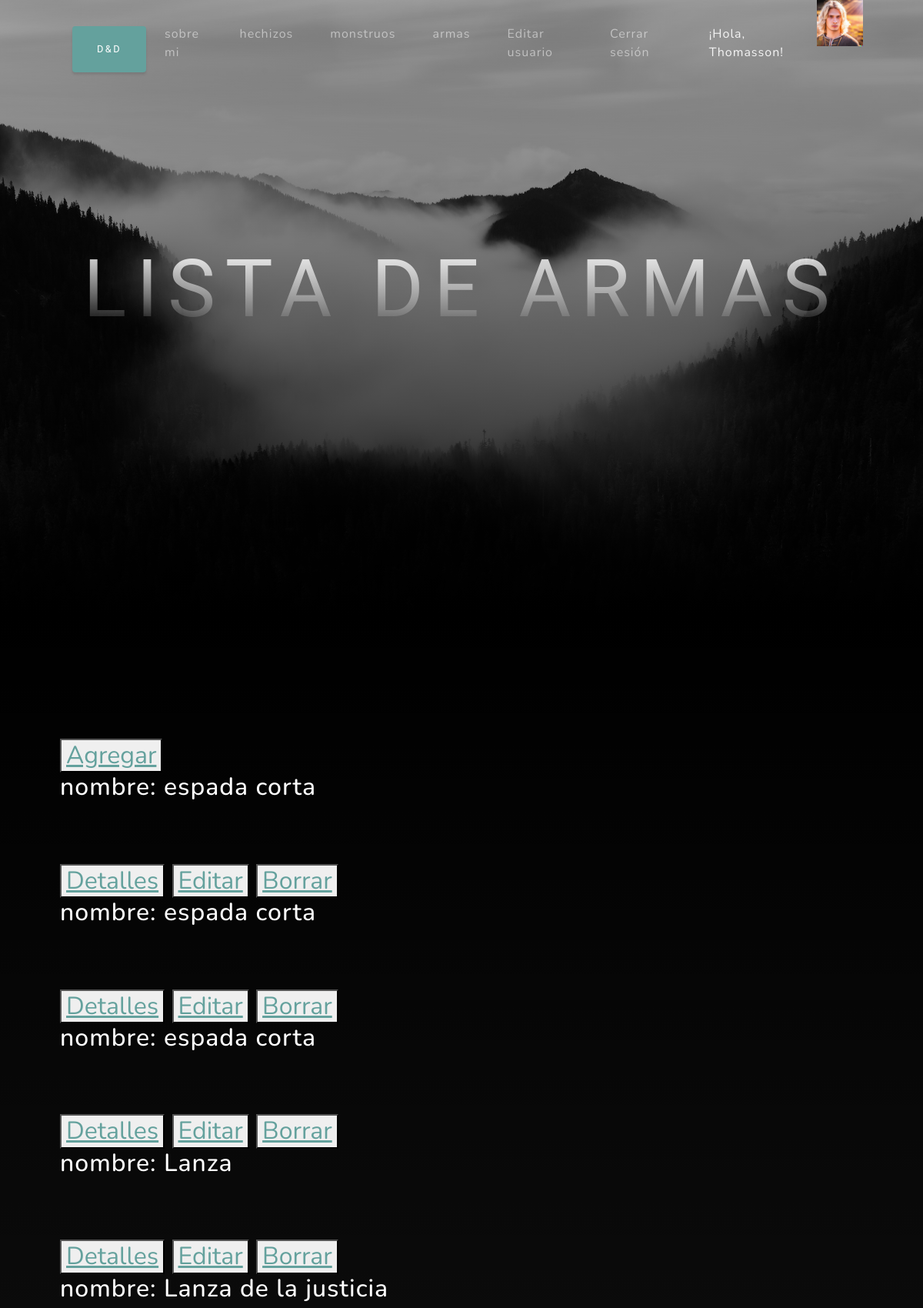
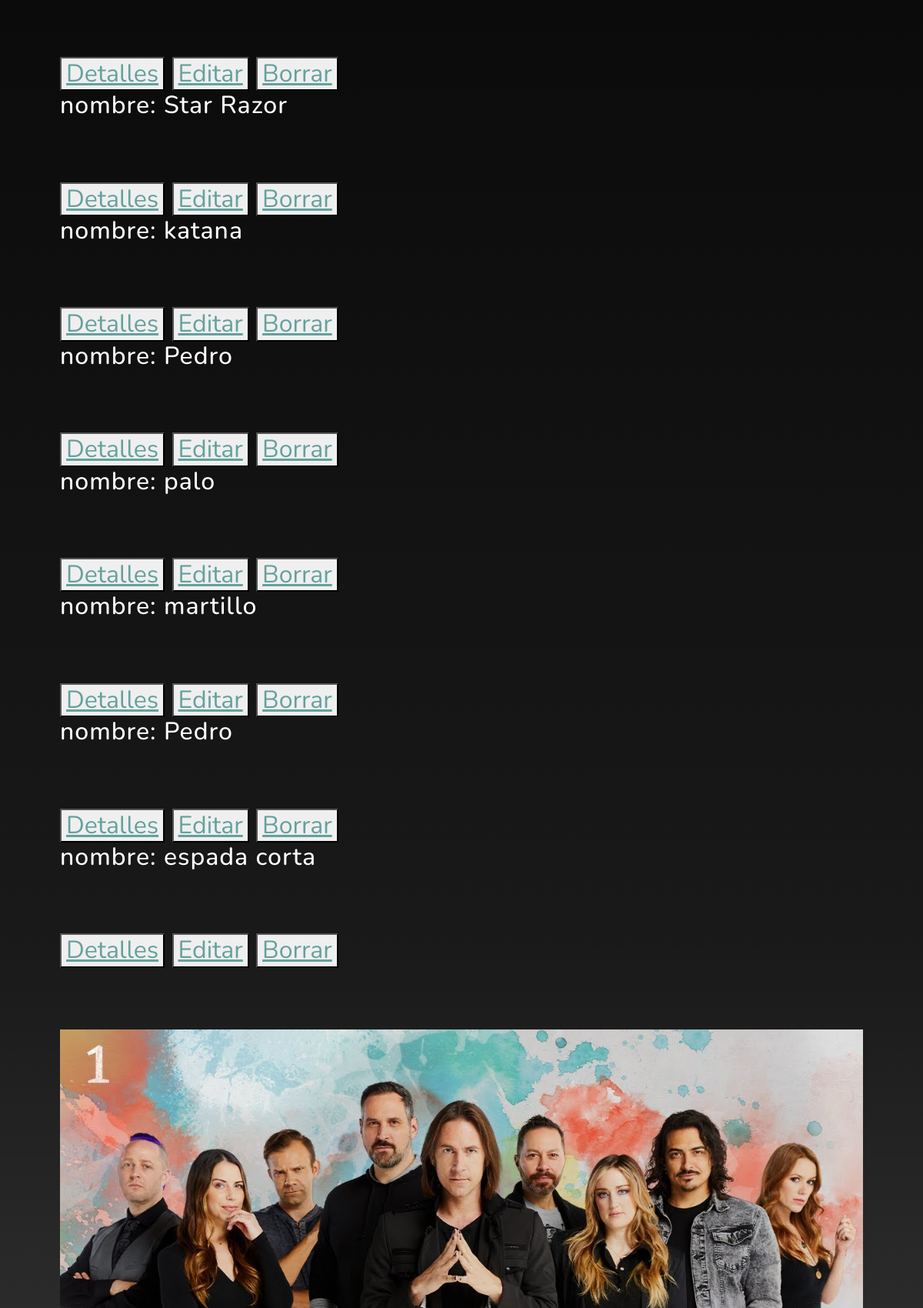
Screenshot of /FamilyApp/armas/lista/ (signed in, upper part) with the database file from the repository (2 pictures, top to bottom).
### FamilyApp/models.py (models this page shows, shortened)
class Avatar(models.Model):
    usuario = models.ForeignKey(User, on_delete=models.CASCADE)
    imagen = models.ImageField(upload_to="avatares", null=True, blank=True)

class Weapons(models.Model):
    nombre = models.CharField(max_length=30)
    tipo = models.CharField(max_length=30)
    versatil = models.BooleanField()
    legendaria = models.BooleanField(default=False)
    descripcion = models.TextField(max_length=200, default="")
    puntaje = models.FloatField(default=0)
    opinion = models.TextField(max_length=200, default="")
    imagen = models.ImageField(upload_to="FamilyApp/assets/img/", default="FamilyApp/assets/img/blank.png")

### FamilyApp/views.py (the view)
# urls.py: path("armas/lista/", SeeWeapons.as_view(), name="ListaArmas"),
class SeeWeapons(ListView):
    model = Weapons

### FamilyApp/templates/FamilyApp/weapons_list.html
{% extends "FamilyApp/padre.html" %}
{% block titulo %}
Lista de armas
{% endblock%}
{% block formulario %}
    <button>
        <a href="{% url 'CrearArmas' %}"> Agregar </a>
    </button>
    {% for weapon in object_list %}
            <p>nombre: {{weapon.nombre}}</p>
            <button>
                <a href="{% url 'DetallesArmas' weapon.id %}"> Detalles </a>
            </button>
            <button>
                <a href="{% url 'EditarArmas' weapon.id %}"> Editar </a>
            </button>
            <button>
                <a href="{% url 'BorrarArmas' weapon.id %}"> Borrar </a>
            </button>
    {% endfor %}
{% endblock%}

### FamilyApp/templates/FamilyApp/padre.html (shortened to what this page needs)
<!DOCTYPE html>
<html lang="en">
    <head>
        {% load static %}
        <link href="{% static 'FamilyApp/css/styles.css' %}" rel="stylesheet" />
    </head>
    <body id="page-top">
        <nav class="navbar navbar-expand-lg navbar-light fixed-top" id="mainNav">
            <div class="container px-4 px-lg-5">
                <div class="collapse navbar-collapse" id="navbarResponsive">
                    <a class="btn btn-primary" href={% url 'inicio' %}>D&D</a>
                    <ul class="navbar-nav ms-auto">
                        <li class="nav-item"><a class="nav-link" href="{% url 'about' %}">sobre mi</a></li>
                        <li class="nav-item"><a class="nav-link" href="{% url 'ListaHechizos' %}">hechizos</a></li>
                        <li class="nav-item"><a class="nav-link" href="{% url 'Soon' %}">monstruos</a></li>
                        <li class="nav-item"><a class="nav-link" href="{% url 'ListaArmas' %}">armas</a></li>
                        {% if request.user.is_authenticated %}
                        <li class="nav-item"><a class="nav-link" href="{% url 'EditarUsuario' %}">Editar usuario</a></li>
                        <li class="nav-item"><a class="nav-link" href="{% url 'CerrarSesion' %}">Cerrar sesión</a></li>
                        {% with user.avatar_set.last as mi_imagen %}
                        {% if mi_imagen %}
                       <li class="nav-item"><p class="nav-link" style="color: whitesmoke;"> ¡Hola, {{user.username}}!</p></li>
                       <img src="{{ mi_imagen.imagen.url }}" style="max-width: 60px; max-height: 60px;">
                        {% endif %}
                        {% endwith %}
                        {% else %}
                        <li class="nav-item"><a class="nav-link" href="{% url 'IniciarSesion' %}">Iniciar sesión</a></li>
                        <li class="nav-item"><a class="nav-link" href="{% url 'Registrarse' %}">Registarse</a></li>
                        {% endif %}
                    </ul>
                </div>
            </div>
        </nav>
        <header class="masthead">
            <div class="container px-4 px-lg-5 d-flex h-100 align-items-center justify-content-center">
                <div class="d-flex justify-content-center">
                    <div class="text-center">
                        <h1 class="mx-auto my-0 text-uppercase">
                            {% block titulo %}
                            {% endblock %}
                        </h1>
                    </div>
                </div>
            </div>
        </header>
        <section class="about-section" id="about">
            <div class="container px-4 px-lg-5">
                <div class="row gx-4 gx-lg-5">
                    <div class="col-lg-8">
                        <h2 class="text-white mb-4">
                            {% block formulario %}
                            {% endblock%}
                        </h2>
                    </div>
                </div>
                {% block imagen %}
                <img class="img-fluid" src="{% static 'FamilyApp/assets/img/maxresdefault.jpg' %}" alt="..." />
                {% endblock %}
            </div>
        </section>

### rows the page displays
Avatar: imagen (picture)
Weapons: nombre "espada corta"
Weapons: nombre "espada corta"
Weapons: nombre "espada corta"
Weapons: nombre "Lanza"
Weapons: nombre "Lanza de la justicia"
Weapons: nombre "Star Razor"
Weapons: nombre "katana"
Weapons: nombre "Pedro"
Weapons: nombre "palo"
Weapons: nombre "martillo"
Weapons: nombre "Pedro"
Weapons: nombre "espada corta"

### other values shown
{{ user.username }} "Thomasson"
